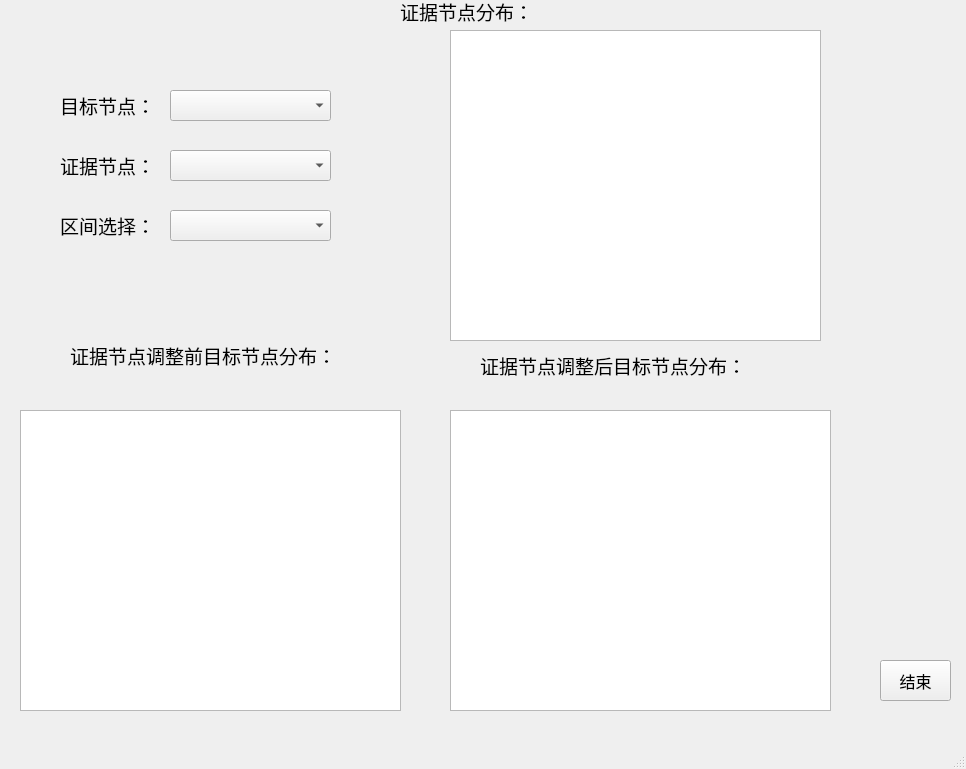
<?xml version="1.0" encoding="UTF-8"?>
<ui version="4.0">
 <class>MainWindow</class>
 <widget class="QMainWindow" name="MainWindow">
  <property name="geometry">
   <rect>
    <x>0</x>
    <y>0</y>
    <width>966</width>
    <height>769</height>
   </rect>
  </property>
  <property name="windowTitle">
   <string>模型推断</string>
  </property>
  <widget class="QWidget" name="centralwidget">
   <widget class="QLabel" name="label">
    <property name="geometry">
     <rect>
      <x>60</x>
      <y>90</y>
      <width>91</width>
      <height>31</height>
     </rect>
    </property>
    <property name="font">
     <font>
      <family>AcadEref</family>
      <pointsize>14</pointsize>
     </font>
    </property>
    <property name="text">
     <string>目标节点：</string>
    </property>
   </widget>
   <widget class="QComboBox" name="TargetcomboBox">
    <property name="geometry">
     <rect>
      <x>170</x>
      <y>90</y>
      <width>161</width>
      <height>31</height>
     </rect>
    </property>
   </widget>
   <widget class="QComboBox" name="EvidencecomboBox">
    <property name="geometry">
     <rect>
      <x>170</x>
      <y>150</y>
      <width>161</width>
      <height>31</height>
     </rect>
    </property>
   </widget>
   <widget class="QLabel" name="label_2">
    <property name="geometry">
     <rect>
      <x>60</x>
      <y>150</y>
      <width>91</width>
      <height>31</height>
     </rect>
    </property>
    <property name="font">
     <font>
      <family>AcadEref</family>
      <pointsize>14</pointsize>
     </font>
    </property>
    <property name="text">
     <string>证据节点：</string>
    </property>
   </widget>
   <widget class="QComboBox" name="IntervalcomboBox">
    <property name="geometry">
     <rect>
      <x>170</x>
      <y>210</y>
      <width>161</width>
      <height>31</height>
     </rect>
    </property>
   </widget>
   <widget class="QLabel" name="label_3">
    <property name="geometry">
     <rect>
      <x>60</x>
      <y>210</y>
      <width>91</width>
      <height>31</height>
     </rect>
    </property>
    <property name="font">
     <font>
      <family>AcadEref</family>
      <pointsize>14</pointsize>
     </font>
    </property>
    <property name="text">
     <string>区间选择：</string>
    </property>
   </widget>
   <widget class="QPushButton" name="pushButton">
    <property name="geometry">
     <rect>
      <x>880</x>
      <y>660</y>
      <width>71</width>
      <height>41</height>
     </rect>
    </property>
    <property name="font">
     <font>
      <family>AcadEref</family>
      <pointsize>12</pointsize>
     </font>
    </property>
    <property name="text">
     <string>结束</string>
    </property>
   </widget>
   <widget class="QGraphicsView" name="Targetafter">
    <property name="geometry">
     <rect>
      <x>450</x>
      <y>410</y>
      <width>381</width>
      <height>301</height>
     </rect>
    </property>
   </widget>
   <widget class="QGraphicsView" name="Evidence">
    <property name="geometry">
     <rect>
      <x>450</x>
      <y>30</y>
      <width>371</width>
      <height>311</height>
     </rect>
    </property>
   </widget>
   <widget class="QGraphicsView" name="Targetbefore">
    <property name="geometry">
     <rect>
      <x>20</x>
      <y>410</y>
      <width>381</width>
      <height>301</height>
     </rect>
    </property>
   </widget>
   <widget class="QLabel" name="label_4">
    <property name="geometry">
     <rect>
      <x>400</x>
      <y>0</y>
      <width>133</width>
      <height>22</height>
     </rect>
    </property>
    <property name="font">
     <font>
      <family>AcadEref</family>
      <pointsize>14</pointsize>
     </font>
    </property>
    <property name="text">
     <string>证据节点分布：</string>
    </property>
   </widget>
   <widget class="QLabel" name="label_5">
    <property name="geometry">
     <rect>
      <x>70</x>
      <y>340</y>
      <width>291</width>
      <height>31</height>
     </rect>
    </property>
    <property name="font">
     <font>
      <family>AcadEref</family>
      <pointsize>14</pointsize>
     </font>
    </property>
    <property name="text">
     <string>证据节点调整前目标节点分布：</string>
    </property>
   </widget>
   <widget class="QLabel" name="label_6">
    <property name="geometry">
     <rect>
      <x>480</x>
      <y>350</y>
      <width>291</width>
      <height>31</height>
     </rect>
    </property>
    <property name="font">
     <font>
      <family>AcadEref</family>
      <pointsize>14</pointsize>
     </font>
    </property>
    <property name="text">
     <string>证据节点调整后目标节点分布：</string>
    </property>
   </widget>
  </widget>
  <widget class="QMenuBar" name="menubar">
   <property name="geometry">
    <rect>
     <x>0</x>
     <y>0</y>
     <width>966</width>
     <height>23</height>
    </rect>
   </property>
  </widget>
  <widget class="QStatusBar" name="statusbar"/>
 </widget>
 <resources/>
 <connections/>
</ui>
